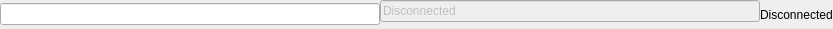
<?xml version="1.0" encoding="UTF-8"?>
<ui version="4.0">
 <class>QEpicsPvGUI</class>
 <widget class="QWidget" name="QEpicsPvGUI">
  <property name="geometry">
   <rect>
    <x>0</x>
    <y>0</y>
    <width>833</width>
    <height>29</height>
   </rect>
  </property>
  <property name="windowTitle">
   <string>Form</string>
  </property>
  <layout class="QHBoxLayout" name="horizontalLayout">
   <property name="spacing">
    <number>0</number>
   </property>
   <property name="sizeConstraint">
    <enum>QLayout::SetMinAndMaxSize</enum>
   </property>
   <property name="margin">
    <number>0</number>
   </property>
   <item>
    <widget class="QMLineEdit" name="pv">
     <property name="text">
      <string/>
     </property>
    </widget>
   </item>
   <item>
    <widget class="QStackedWidget" name="set">
     <property name="enabled">
      <bool>false</bool>
     </property>
     <property name="currentIndex">
      <number>0</number>
     </property>
     <widget class="QWidget" name="lineW">
      <layout class="QHBoxLayout" name="horizontalLayout_2">
       <property name="spacing">
        <number>0</number>
       </property>
       <property name="sizeConstraint">
        <enum>QLayout::SetMinAndMaxSize</enum>
       </property>
       <property name="margin">
        <number>0</number>
       </property>
       <item>
        <widget class="QMLineEdit" name="lineBox">
         <property name="text">
          <string>Disconnected</string>
         </property>
        </widget>
       </item>
      </layout>
     </widget>
     <widget class="QWidget" name="doubleW">
      <layout class="QHBoxLayout" name="horizontalLayout_4">
       <property name="spacing">
        <number>0</number>
       </property>
       <property name="margin">
        <number>0</number>
       </property>
       <item>
        <widget class="QMDoubleSpinBox" name="doubleBox">
         <property name="decimals">
          <number>9</number>
         </property>
         <property name="minimum">
          <double>-2147483647.000000000000000</double>
         </property>
         <property name="maximum">
          <double>2147483647.000000000000000</double>
         </property>
        </widget>
       </item>
      </layout>
     </widget>
     <widget class="QWidget" name="enumW">
      <layout class="QHBoxLayout" name="horizontalLayout_5">
       <property name="spacing">
        <number>0</number>
       </property>
       <property name="margin">
        <number>0</number>
       </property>
       <item>
        <widget class="QMComboBox" name="enumBox"/>
       </item>
      </layout>
     </widget>
     <widget class="QWidget" name="intW">
      <layout class="QHBoxLayout" name="horizontalLayout_3">
       <property name="spacing">
        <number>0</number>
       </property>
       <property name="margin">
        <number>0</number>
       </property>
       <item>
        <widget class="QMSpinBox" name="intBox">
         <property name="minimum">
          <number>-2147483647</number>
         </property>
         <property name="maximum">
          <number>2147483647</number>
         </property>
        </widget>
       </item>
      </layout>
     </widget>
    </widget>
   </item>
   <item>
    <widget class="QLabel" name="get">
     <property name="styleSheet">
      <string notr="true"/>
     </property>
     <property name="text">
      <string>Disconnected</string>
     </property>
    </widget>
   </item>
  </layout>
 </widget>
 <customwidgets>
  <customwidget>
   <class>QMDoubleSpinBox</class>
   <extends>QDoubleSpinBox</extends>
   <header>qepicspv_guielements.h</header>
   <slots>
    <signal>valueEdited(double)</signal>
    <signal>escaped()</signal>
   </slots>
  </customwidget>
  <customwidget>
   <class>QMSpinBox</class>
   <extends>QSpinBox</extends>
   <header>qepicspv_guielements.h</header>
  </customwidget>
  <customwidget>
   <class>QMComboBox</class>
   <extends>QComboBox</extends>
   <header>qepicspv_guielements.h</header>
  </customwidget>
  <customwidget>
   <class>QMLineEdit</class>
   <extends>QLineEdit</extends>
   <header>qepicspv_guielements.h</header>
  </customwidget>
 </customwidgets>
 <resources/>
 <connections/>
</ui>
